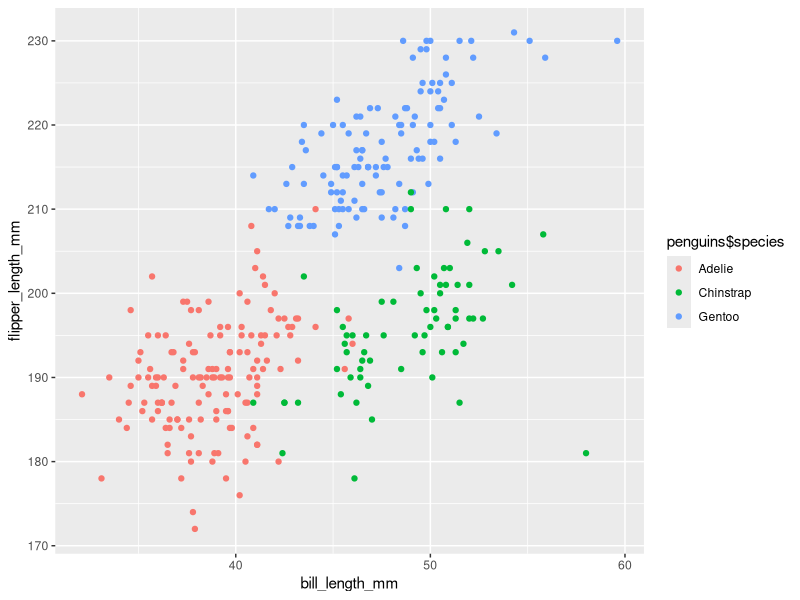
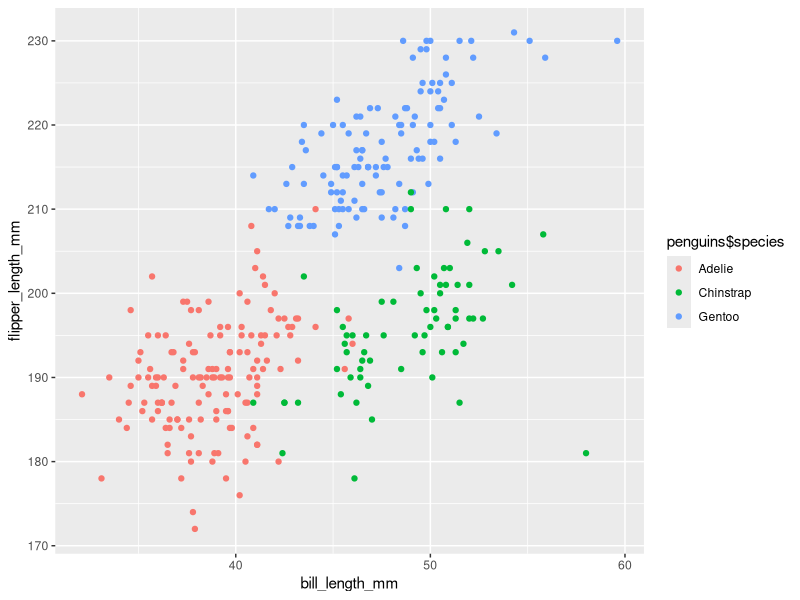

The R source for these figures, in order:
## ---- chunk 1
library(tidyverse)
## ---- chunk 2
data("penguins", package = "palmerpenguins")
summary(penguins)
## ---- chunk 3
penguins <- na.omit(penguins)
plot_df=
  tibble(
    bill_length_mm = penguins$bill_length_mm,
    flipper_length_mm = penguins$flipper_length_mm
  )
ggplot(plot_df,aes(x=bill_length_mm,y=flipper_length_mm))+geom_point(aes(color=penguins$species))
ggsave("scatterplot of h1.pdf")
